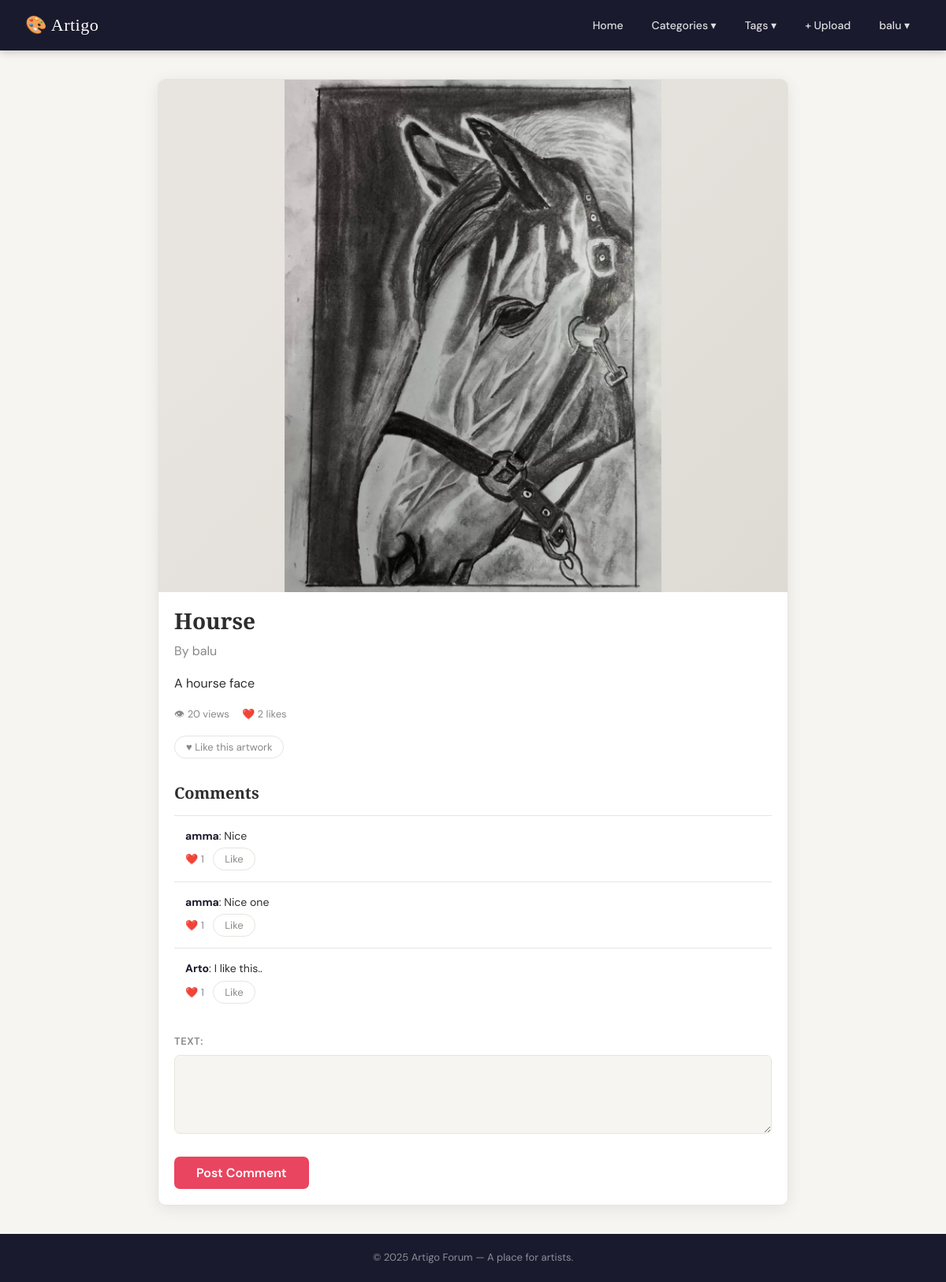
Page /art/1/ (signed in) on the committed database.
### forum/models.py (models this page shows, shortened)
class Artwork(models.Model):
    title = models.CharField(max_length=250)
    description = models.TextField()
    image = models.ImageField(upload_to='artworks/')
    created_by = models.ForeignKey(User, on_delete=models.CASCADE)
    created_at = models.DateTimeField(auto_now_add=True)
    views = models.IntegerField(default=0)
    likes = models.IntegerField(default=0)
    tags = models.ManyToManyField(Tags)
    catogories = models.ForeignKey(Catogories, on_delete=models.CASCADE)

class Comment(models.Model):
    artwork = models.ForeignKey(Artwork, on_delete=models.CASCADE)
    user = models.ForeignKey(User, on_delete=models.CASCADE)
    text = models.TextField()
    likes = models.IntegerField(default=0)
    parent = models.ForeignKey('self', null=True, blank=True, on_delete=models.CASCADE)
    created_at = models.DateTimeField(auto_now_add=True)

### forum/views.py (the view)
# urls.py: path('art/<int:artwork_id>/', art_detail, name='art_detail'),
def art_detail(request, artwork_id):
    artwork = get_object_or_404(Artwork, id=artwork_id)
    artwork.views += 1
    artwork.save()
    form = CommentForm()
    return render(request, 'art_detail.html', {'artwork': artwork, 'form': form})

### forum/forms.py
class CommentForm(forms.ModelForm):
    class Meta:
        model = Comment
        fields = ['text']
        widgets = {
            'text' : forms.Textarea(attrs={'rows':3, })
        }

### forum/templates/art_detail.html (shortened to what this page needs)
{% extends 'base.html' %}
{% block content %}
<div class="card" style="max-width:800px; margin: 0 auto;">
    <div class="art-detail-wrapper">
        <img src="{{ artwork.image.url }}" alt="{{ artwork.title }}">
    </div>
    <div class="card-body">
        <h1 style="font-size:28px; margin-bottom:8px;">{{ artwork.title }}</h1>
        <p style="color:var(--text-muted); margin-bottom:16px;">By {{ artwork.created_by.username }}</p>
        <p>{{ artwork.description }}</p>
        <div class="artwork-meta" style="margin: 16px 0;">
            <span>👁 {{ artwork.views }} views</span>
            <span>❤️ <span id="artwork-likes-{{ artwork.id }}">{{ artwork.likes }}</span> likes</span>
        </div>
        {% if user.is_authenticated %}
        <button class="like-btn" data-artwork-id="{{ artwork.id }}">♥ Like this artwork</button>
        {% endif %}
        <div class="comments-section" style="margin-top:32px;">
            <h2 style="font-size:20px; margin-bottom:16px;">Comments</h2>
            {% for comment in artwork.comment_set.all %}
            <div class="comment">
                <strong>{{ comment.user.username }}</strong>: {{ comment.text }}
                <div style="margin-top:4px; font-size:13px; color:var(--text-muted);">
                    ❤️ <span id="comment-likes-{{ comment.id }}">{{ comment.likes }}</span>
                    {% if user.is_authenticated %}
                    <button class="like-btn like-comment-btn" data-comment-id="{{ comment.id }}"
                        style="margin-left:8px;">Like</button>
                    {% endif %}
                </div>
            </div>
            {% empty %}
            <p style="color:var(--text-muted);">No comments yet. Be the first!</p>
            {% endfor %}
        </div>
        {% if user.is_authenticated %}
        <form method="POST" action="{% url 'add_comment' artwork.id %}" style="margin-top:24px;">
            {{ form.as_p }}
            <button type="submit" class="submit-btn" style="width:auto; padding:10px 28px;">Post Comment</button>
        </form>
        {% else %}
        <p style="margin-top:24px;"><a href="{% url 'login' %}">Login</a> to leave a comment.</p>
        {% endif %}
    </div>
</div>
{% endblock %}

### forum/templates/base.html (shortened to what this page needs)
{% load static %}
<!DOCTYPE html>
<html lang="en">
<head>
    <link rel="stylesheet" href="{% static 'css/style.css' %}">
</head>
<body>
    <header class="site-header">
        <a href="{% url 'home' %}" class="logo">🎨 Artigo</a>
        <nav class="nav">
            <a href="{% url 'home' %}">Home</a>
            <div class="dropdown">
                <button class="dropbtn">Categories ▾</button>
            </div>
            <div class="dropdown">
                <button class="dropbtn">Tags ▾</button>
            </div>
            {% if user.is_authenticated %}
                <a href="{% url 'upload_artwork' %}">+ Upload</a>
                <div class="dropdown">
                    <button class="dropbtn">{{ user.username }} ▾</button>
                </div>
            {% else %}
                <a href="{% url 'login' %}" class="btn-outline">Login</a>
                <a href="{% url 'signup' %}" class="btn-primary">Sign Up</a>
            {% endif %}
        </nav>
    </header>
    <main class="main-content">
        {% block content %}{% endblock %}
    </main>
    <footer class="site-footer">
        <p>© 2025 Artigo Forum — A place for artists.</p>
    </footer>
</body>
</html>

### forum/static/css/style.css (style rules this page uses)
:root { --primary: #1a1a2e; --accent: #e94560; --accent-hover: #c73652; --bg: #f7f5f2; --surface: #ffffff; --border: #e8e4df; --text: #2d2d2d; --text-muted: #888; --radius: 10px; --shadow: 0 4px 20px rgba(0,0,0,0.08); --font-body: 'DM Sans', sans-serif; --font-display: 'Playfair Display', serif; --header-height: 64px; }
*, *::before, *::after { box-sizing: border-box; margin: 0; padding: 0; }
body { font-family: var(--font-body); background-color: var(--bg); color: var(--text); line-height: 1.6; min-height: 100vh; display: flex; flex-direction: column; }
a { color: var(--accent); text-decoration: none; }
h1, h2, h3 { font-family: var(--font-display); line-height: 1.2; }
.site-header { background-color: var(--primary); height: var(--header-height); display: flex; align-items: center; justify-content: space-between; padding: 0 32px; position: sticky; top: 0; z-index: 100; box-shadow: 0 2px 10px rgba(0,0,0,0.2); }
.logo { font-family: var(--font-display); font-size: 22px; color: #fff; text-decoration: none; letter-spacing: 0.5px; }
.nav { display: flex; align-items: center; gap: 8px; }
.nav > a { color: rgba(255,255,255,0.85); padding: 8px 14px; border-radius: 6px; font-size: 14px; font-weight: 500; transition: background 0.2s; text-decoration: none; }
.dropdown { position: relative; }
.dropbtn { background: transparent; color: rgba(255,255,255,0.85); border: none; padding: 8px 14px; font-size: 14px; font-weight: 500; font-family: var(--font-body); cursor: pointer; border-radius: 6px; transition: background 0.2s; }
.main-content { flex: 1; max-width: 1100px; width: 100%; margin: 36px auto; padding: 0 24px; }
.card { background: var(--surface); border: 1px solid var(--border); border-radius: var(--radius); box-shadow: var(--shadow); overflow: hidden; transition: transform 0.2s, box-shadow 0.2s; }
.card-body { padding: 20px; }
.artwork-meta { display: flex; gap: 16px; font-size: 13px; color: var(--text-muted); margin-top: 10px; }
label { display: block; font-size: 13px; font-weight: 600; color: var(--text-muted); margin-bottom: 6px; text-transform: uppercase; letter-spacing: 0.5px; }
input[type="text"], input[type="password"], input[type="email"], input[type="file"], textarea, select { width: 100%; padding: 11px 14px; border: 1.5px solid var(--border); border-radius: 7px; font-size: 15px; font-family: var(--font-body); background: var(--bg); color: var(--text); transition: border-color 0.2s, box-shadow 0.2s; }
textarea { resize: vertical; min-height: 100px; }
form p { margin-bottom: 14px; }
form p label { display: block; font-size: 13px; font-weight: 600; color: var(--text-muted); margin-bottom: 6px; text-transform: uppercase; letter-spacing: 0.5px; }
.submit-btn { width: 100%; padding: 13px; background: var(--accent); color: #fff; border: none; border-radius: 7px; font-size: 16px; font-weight: 600; font-family: var(--font-body); cursor: pointer; transition: background 0.2s, transform 0.1s; margin-top: 8px; }
.comments-section { margin-top: 24px; }
.comment { padding: 14px; border-top: 1px solid var(--border); font-size: 14px; }
.comment strong { color: var(--primary); }
.like-btn { background: transparent; border: 1.5px solid var(--border); border-radius: 20px; padding: 5px 14px; font-size: 13px; cursor: pointer; color: var(--text-muted); font-family: var(--font-body); transition: all 0.2s; }
.site-footer { background: var(--primary); color: rgba(255,255,255,0.5); text-align: center; padding: 20px; font-size: 13px; margin-top: auto; }
.art-detail-wrapper { width: 100%; background-color: #e8e4df; background-image: linear-gradient(135deg, #e8e4df 25%, #dedad4 100%); display: flex; align-items: center; justify-content: center; max-height: 650px; overflow: hidden; }
.art-detail-wrapper img { max-width: 100%; max-height: 650px; width: auto; height: auto; object-fit: contain; display: block; }

### rows in the picture
Artwork: image (picture), title "Hourse", created_by.username "balu", description "A hourse face", views "20", likes "2"
Comment: user.username "amma", text "Nice", likes "1"
Comment: user.username "amma", text "Nice one", likes "1"
Comment: user.username "Arto", text "I like this..", likes "1"

### other values in the picture
{{ user.username }} "balu"
